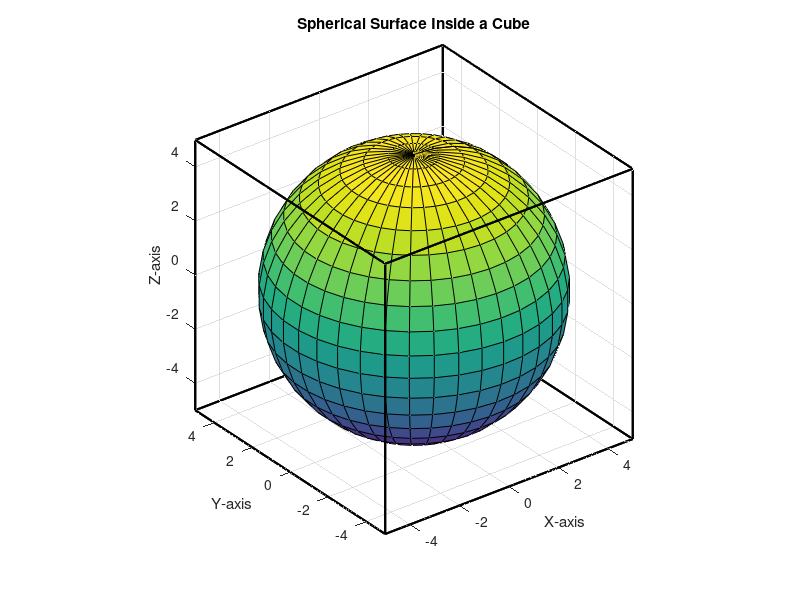

Here is the MATLAB script that generated this plot:
% Define the number of points for each spherical coordinate
num_theta = 40; % Number of azimuthal points
num_phi = 20;   % Number of polar points

% Define the radius of the sphere
radius = 5;

% Define the ranges for the spherical coordinates
theta = linspace(0, 2 * pi, num_theta); % Azimuthal angle
phi = linspace(0, pi, num_phi);         % Polar angle

% Create the grid
[Theta, Phi] = meshgrid(theta, phi);

% Calculate the coordinates of points on the sphere surface
X = radius * sin(Phi) .* cos(Theta);
Y = radius * sin(Phi) .* sin(Theta);
Z = radius * cos(Phi);

% Define the cube vertices
cube_vertices = [-radius, -radius, -radius;
                 radius, -radius, -radius;
                 radius, radius, -radius;
                 -radius, radius, -radius;
                 -radius, -radius, radius;
                 radius, -radius, radius;
                 radius, radius, radius;
                 -radius, radius, radius];

% Define the cube faces
cube_faces = [1 2 3 4;
              5 6 7 8;
              1 2 6 5;
              2 3 7 6;
              3 4 8 7;
              4 1 5 8];

% Create the figure
figure;

% Plot the spherical surface
surf(X, Y, Z);
hold on;

% Plot the cube
patch('Vertices', cube_vertices, 'Faces', cube_faces, ...
      'FaceColor', 'none', 'EdgeColor', 'k', 'LineWidth', 1.5);

% Add labels and title
xlabel('X-axis');
ylabel('Y-axis');
zlabel('Z-axis');
title('Spherical Surface Inside a Cube');

% Set aspect ratio and view for better visualization
axis equal;
grid on;
view(3);

